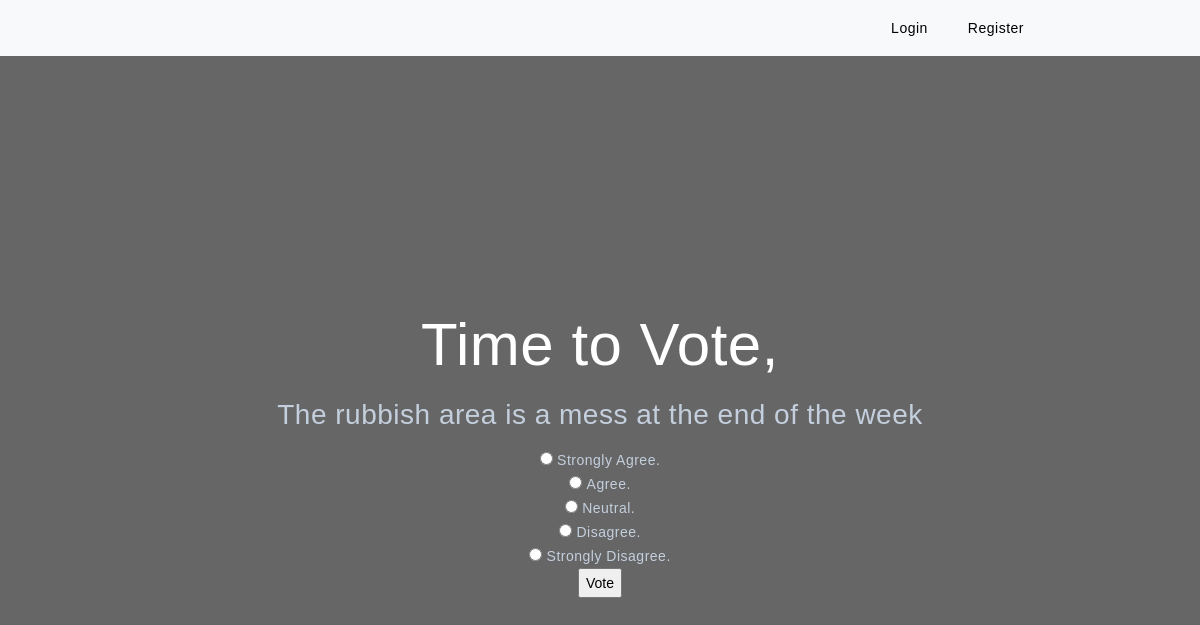
Screenshot of /polls/4/ with the database file from the repository.
### polls_app/models.py (models this page shows, shortened)
class Question(models.Model):
    question_text = models.CharField(max_length=200)
    pub_date = models.DateTimeField('date published')

class Choice(models.Model):
    question = models.ForeignKey(Question, on_delete=models.CASCADE)
    choice_text = models.CharField(max_length=200)
    votes = models.IntegerField(default=0)

### polls_app/views.py (the view)
# urls.py: path('<int:pk>/', views.DetailView.as_view(), name='detail'),
class DetailView(generic.DetailView):
    model = Question
    template_name = 'polls_app/detail.html'

### polls_app/templates/polls_app/detail.html (shortened to what this page needs)
{%load static %}
<!DOCTYPE html>
<html lang="en">
    <head>
        <link href="https://cdn.jsdelivr.net/npm/bootstrap@5.3.0-alpha1/dist/css/bootstrap.min.css" rel="stylesheet">
        <link rel="stylesheet" href="{% static 'css/index_style.css' %}" />
    </head>
    <body>
	    <header>
	        <nav class="navbar navbar-expand-sm bg-light d-flex justify-content-end pe-5 py-2">
                <ul class="navbar-nav pe-5 me-5">
                    {%if request.user.is_authenticated %}
                    <span class="center" >Hi {{ request.user.username | title }} |</span>
                    <li class="nav-item">
                        <a class="nav-link" href="{% url 'polls_app:index' %}">My Posts</a>
                    </li>
                    <li class="nav-item me-4">
                        <a class="nav-link" href="{% url 'users:logout' %}">Logout</a>
                    </li>
                    {%else%}
                    <li class="nav-item me-4">
                        <a class="nav-link" href="{% url 'users:login' %}">Login</a>
                    </li>
                    <li class="nav-item me-4" >
                        <a class="nav-link" href="{% url 'users:register' %}">Register</a>
                    </li>
                    {%endif%}
		        </ul>
	        </nav>
	    </header>
        <div class="overlay">
            <div class="container" id="grid">
                <div class="row align-items-center">
                    <div class="col-md-10 text-center">
                        <h1>Time to Vote,</h1>
                        <main>
                            <form action="{% url 'polls_app:vote' question.id %}" method="post">
    <fieldset>
        <legend><h3>{{ question.question_text }}</h3></legend>
        {% for choice in question.choice_set.all %}
            <input type="radio" name="choice" id="choice{{ forloop.counter }}" value="{{ choice.id }}">
            <label for="choice{{ forloop.counter }}">{{ choice.choice_text }}</label><br>
        {% endfor %}
    </fieldset>
    <input type="submit" value="Vote">
                            </form>
                        </main>
                    </div>
                </div>
            </div>
        </div>
    </body>
</html>

### ByPopularDemand/static/css/index_style.css (style rules this page uses)
html, body { height:100%; padding: 0; margin: 0; color: white; }
html { background-position: center; background-size: cover; background-repeat: no-repeat; position: relative; }
.overlay { position: relative; top: 0; left: 0; height: 100%; width: 100%; background-color: rgba(0,0,0, 0.6); }
.row { height: 100vh; position: relative; }
nav { padding-left:80px; padding-right: 80px; }
body { height: 100vh; width: 100%; margin: auto; margin-top: 0px; margin-bottom: 0px; font-size: 14px; font-family: "Montserrat", sans-serif; color: #c4cfde; letter-spacing: 0.5px; font-weight: 500; display: block; line-height: 24px; background-color: transparent; }
#grid { display: grid; grid-template-columns: 100%; column-gap: 10px; margin:auto; }
h1 { font-family: "Montserrat", sans-serif; color: #ffffff; font-weight: 500; font-size: 60px; line-height: 62px; margin-bottom: 22px; }
ul, li { list-style-type: none; }
a:link { color: #000000; }

### rows the page displays
Question: question_text "The rubbish area is a mess at the end of the week"
Choice: choice_text "Strongly Agree."
Choice: choice_text "Agree."
Choice: choice_text "Neutral."
Choice: choice_text "Disagree."
Choice: choice_text "Strongly Disagree."
